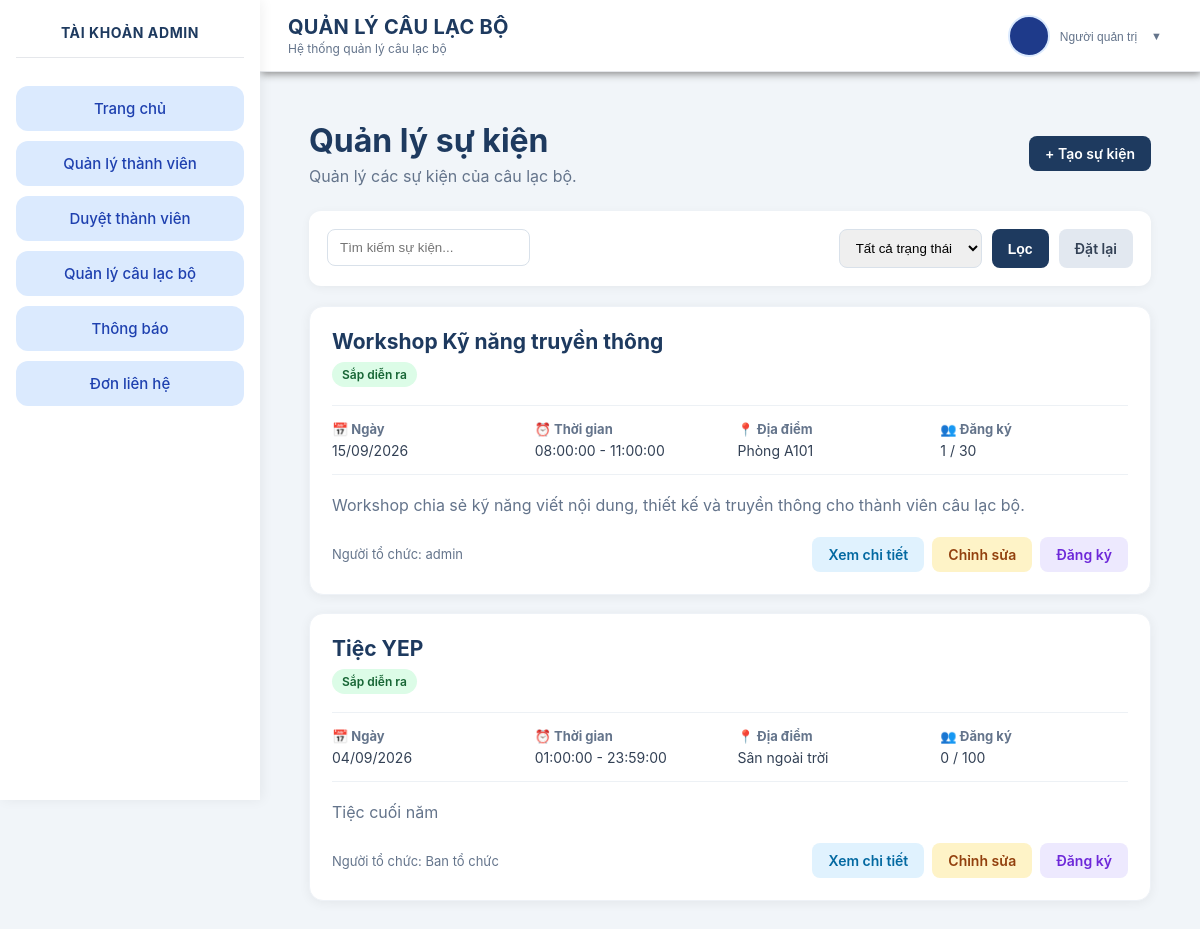
The page /admin/events.php (signed in) on the database its author committed.
### tables this page shows
CREATE TABLE `event` (
  `event_id` int(11) NOT NULL AUTO_INCREMENT,
  `club_id` varchar(255) NOT NULL,
  `event_name` varchar(255) NOT NULL,
  `event_date` date NOT NULL,
  `start_time` time NOT NULL,
  `end_time` time NOT NULL,
  `slots` int(11) NOT NULL,
  `location` varchar(255) DEFAULT NULL,
  `description` text DEFAULT NULL,
  `organizer_id` varchar(255) NOT NULL,
  `status` varchar(30) DEFAULT 'upcoming',
  `created_at` timestamp NOT NULL DEFAULT current_timestamp(),
  PRIMARY KEY (`event_id`)
);

CREATE TABLE `userinfo` (
  `username` varchar(100) NOT NULL,
  `fullname` varchar(100) DEFAULT NULL,
  `gender` varchar(100) DEFAULT NULL,
  `dob` date DEFAULT NULL,
  `email` varchar(100) DEFAULT NULL,
  `phone` varchar(100) DEFAULT NULL,
  `id_number` varchar(100) DEFAULT NULL,
  `avt_links` varchar(250) DEFAULT NULL,
  PRIMARY KEY (`username`)
);

### admin/events.php (the view, shortened to what this page needs)
<?php
require_once "../includes/headers.php";
$clubId = "CLB001";
$keyword = trim($_GET['keyword'] ?? '');
$sql = "
    SELECT
        e.event_id,
        e.event_name,
        e.event_date,
        e.start_time,
        e.end_time,
        e.slots,
        e.location,
        e.description,
        e.organizer_id,
        e.status,
        ui.fullname AS organizer_name,
        (
            SELECT COUNT(*)
            FROM Register_event r
            WHERE r.event_id = e.event_id
              AND r.register_status = 'approved'
        ) AS registered_count
    FROM Event e
    LEFT JOIN UserInfo ui
        ON ui.username = e.organizer_id
    WHERE e.club_id = :club_id
";
$params = [
    ':club_id' => $clubId
];
$sql .= "
    ORDER BY e.event_date DESC, e.start_time DESC
";
$database = new Database();
$db = $database->getConnection();
$stmt = $db->prepare($sql);
$stmt->execute($params);
$events = $stmt->fetchAll(PDO::FETCH_ASSOC);
?>
<link rel="stylesheet" href="css/events.css">
<div class="event-page">
    <div class="page-header">
        <div>
            <h1>Quản lý sự kiện</h1>
            <p>Quản lý các sự kiện của câu lạc bộ.</p>
        </div>
        <a href="create_event.php" class="btn btn-primary">
            + Tạo sự kiện
        </a>
    </div>
    <form method="GET" class="filter-box">
        <div class="search-box">
            <input
                type="text"
                name="keyword"
                placeholder="Tìm kiếm sự kiện..."
                value="<?= htmlspecialchars($keyword) ?>"
            >
        </div>
        <select name="status">
            <option value="">Tất cả trạng thái</option>
        </select>
        <button type="submit" class="btn btn-filter">
            Lọc
        </button>
        <a href="events.php" class="btn btn-reset">
            Đặt lại
        </a>
    </form>
    <div class="event-list">
        <?php if (empty($events)): ?>
            <div class="empty-state">
                <h3>Không tìm thấy sự kiện</h3>
                <p>Hiện tại chưa có sự kiện phù hợp.</p>
            </div>
        <?php else: ?>
            <?php foreach ($events as $event): ?>
                <?php
                $registered = (int)$event['registered_count'];
                $slots = (int)$event['slots'];
                $eventStatus = $event['status'];
                $statusText = match ($eventStatus) {
                    'upcoming' => 'Sắp diễn ra',
                    'ongoing' => 'Đang diễn ra',
                    'completed' => 'Đã kết thúc',
                    'cancelled' => 'Đã hủy',
                    default => $eventStatus
                };
                ?>
                <div class="event-card">
                    <div class="event-card-header">
                        <div>
                            <h2>
                                <?= htmlspecialchars($event['event_name']) ?>
                            </h2>
                            <span class="event-status status-<?= htmlspecialchars($eventStatus) ?>">
                                <?= htmlspecialchars($statusText) ?>
                            </span>
                        </div>
                    </div>
                    <div class="event-info">
                        <div class="info-item">
                            <strong>📅 Ngày</strong>
                            <span>
                                <?= date('d/m/Y', strtotime($event['event_date'])) ?>
                            </span>
                        </div>
                        <div class="info-item">
                            <strong>⏰ Thời gian</strong>
                            <span>
                                <?= htmlspecialchars($event['start_time']) ?>
                                -
                                <?= htmlspecialchars($event['end_time']) ?>
                            </span>
                        </div>
                        <div class="info-item">
                            <strong>📍 Địa điểm</strong>
                            <span>
                                <?= htmlspecialchars($event['location']) ?>
                            </span>
                        </div>
                        <div class="info-item">
                            <strong>👥 Đăng ký</strong>
                            <span>
                                <?= $registered ?> / <?= $slots ?>
                            </span>
                        </div>
                    </div>
                    <?php if (!empty($event['description'])): ?>
                        <p class="event-description">
                            <?= htmlspecialchars($event['description']) ?>
                        </p>
                    <?php endif; ?>
                    <div class="event-card-footer">
                        <span class="organizer">
                            Người tổ chức:
                            <?= htmlspecialchars($event['organizer_name'] ?? $event['organizer_id']) ?>
                        </span>
                        <div class="event-actions">
                            <a
                                href="event_detail.php?id=<?= $event['event_id'] ?>"
                                class="btn btn-view"
                            >
                                Xem chi tiết
                            </a>
                            <?php if ($eventStatus === 'upcoming'): ?>
                                <a
                                    href="edit_event.php?id=<?= $event['event_id'] ?>"
                                    class="btn btn-edit"
                                >
                                    Chỉnh sửa
                                </a>
                            <?php endif; ?>
                            <a
                                href="event_registrations.php?event_id=<?= $event['event_id'] ?>"
                                class="btn btn-register"
                            >
                                Đăng ký
                            </a>
                        </div>
                    </div>
                </div>
            <?php endforeach; ?>
        <?php endif; ?>
    </div>
</div>
<?php require_once "../includes/footer.php"; ?>
</body>

### admin/css/events.css (style rules this page uses)
.event-page { padding: 25px; }
.page-header { display: flex; justify-content: space-between; align-items: center; margin-bottom: 25px; }
.page-header h1 { margin: 0 0 6px; color: #1e3a5f; }
.page-header p { margin: 0; color: #64748b; }
.btn { display: inline-flex; align-items: center; justify-content: center; padding: 9px 16px; border-radius: 8px; text-decoration: none; border: none; cursor: pointer; font-size: 14px; font-weight: 600; }
.btn-primary { background: #1e3a5f; color: white; }
.filter-box { display: flex; gap: 10px; background: white; padding: 18px; border-radius: 12px; margin-bottom: 20px; box-shadow: 0 2px 10px rgba(0, 0, 0, 0.05); }
.search-box { flex: 1; }
.search-box input, .filter-box select { padding: 10px 12px; border: 1px solid #d9e1ea; border-radius: 8px; outline: none; box-sizing: border-box; }
.btn-filter { background: #1e3a5f; color: white; }
.btn-reset { background: #e2e8f0; color: #334155; }
.event-list { display: flex; flex-direction: column; gap: 18px; }
.event-card { background: white; border-radius: 14px; padding: 22px; box-shadow: 0 2px 12px rgba(0, 0, 0, 0.06); border: 1px solid #eef2f7; }
.event-card-header { display: flex; justify-content: space-between; margin-bottom: 18px; }
.event-card-header h2 { margin: 0 0 8px; color: #1e3a5f; font-size: 21px; }
.event-status { display: inline-block; padding: 5px 10px; border-radius: 20px; font-size: 12px; font-weight: 600; }
.status-upcoming { background: #dcfce7; color: #166534; }
.event-info { display: grid; grid-template-columns: repeat(4, 1fr); gap: 15px; padding: 15px 0; border-top: 1px solid #edf1f5; border-bottom: 1px solid #edf1f5; }
.info-item { display: flex; flex-direction: column; gap: 5px; }
.info-item strong { color: #64748b; font-size: 13px; }
.info-item span { color: #334155; font-size: 14px; }
.event-description { color: #64748b; line-height: 1.6; margin: 18px 0; }
.event-card-footer { display: flex; justify-content: space-between; align-items: center; gap: 15px; }
.organizer { color: #64748b; font-size: 13px; }
.event-actions { display: flex; gap: 8px; flex-wrap: wrap; }
.btn-view { background: #e0f2fe; color: #0369a1; }
.btn-edit { background: #fef3c7; color: #92400e; }
.btn-register { background: #ede9fe; color: #6d28d9; }

### includes/headers.php (style rules this page uses)
* { margin: 0; padding: 0; box-sizing: border-box; }
html, body { height: 100%; font-family: -apple-system, BlinkMacSystemFont, "Segoe UI", Roboto, "Helvetica Neue", Arial, sans-serif; background: #f1f5f9; }

### rows shown on the page
event: event_name "Workshop Kỹ năng truyền thông", status "Sắp diễn ra", event_date "15/09/2026", start_time "08:00:00", end_time "11:00:00", location "Phòng A101", registered "1", slots "30", description "Workshop chia sẻ kỹ năng viết nội dung, thiết kế và truyền thông cho thành viên câu lạc bộ.", userinfo.fullname "admin"
event: event_name "Tiệc YEP", status "Sắp diễn ra", event_date "04/09/2026", start_time "01:00:00", end_time "23:59:00", location "Sân ngoài trời", registered "0", slots "100", description "Tiệc cuối năm", userinfo.fullname "Ban tổ chức"

### other values the page prints
$sidebarTitle "TÀI KHOẢN ADMIN"
